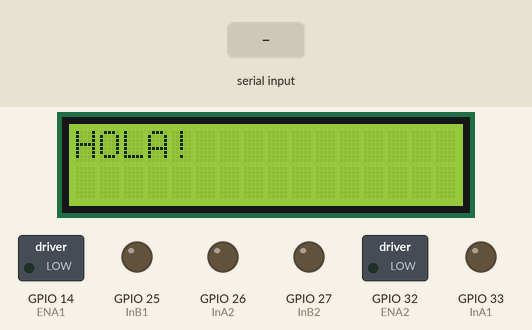
Recording of a sketch running on a simulated ESP32. On the bench: 16×2 character LCD, switched loads named in the sketch (green lamp = pin HIGH), output pins drawn as LEDs (lit = HIGH). Inputs (shaded band) come from the test bench. Nothing arrives over Bluetooth unless stated; what the sketch prints to the serial monitor is not drawn.

Above: at 1.2 s.
1.3 s: "1" received over the second serial link
At 2.0 s:
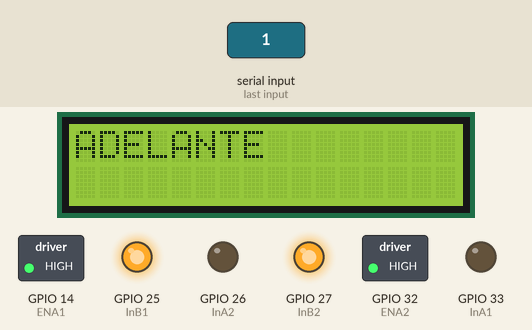
2.8 s: "3" received over the second serial link
At 4.0 s:
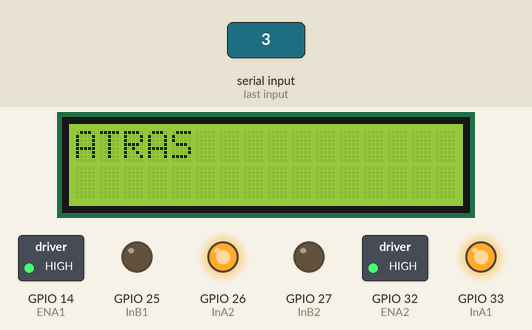
4.3 s: "2" received over the second serial link
At 5.4 s:
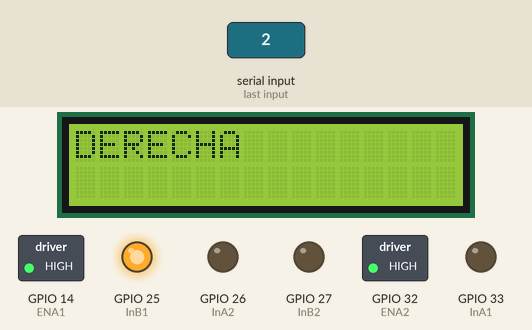
5.8 s: "4" received over the second serial link
At 6.6 s:
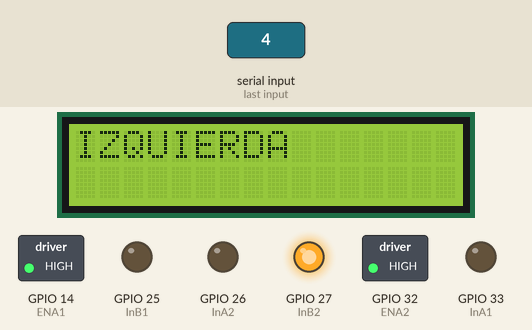
7.3 s: "0" received over the second serial link
At 7.8 s:
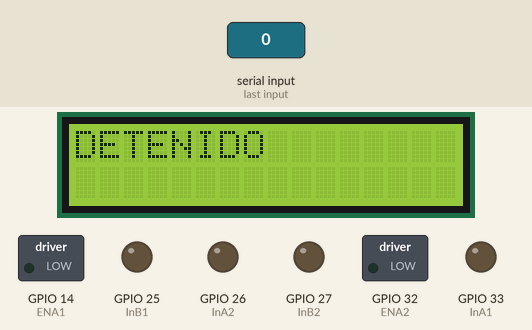
8.8 s: "5" received over the second serial link
At 10.1 s:
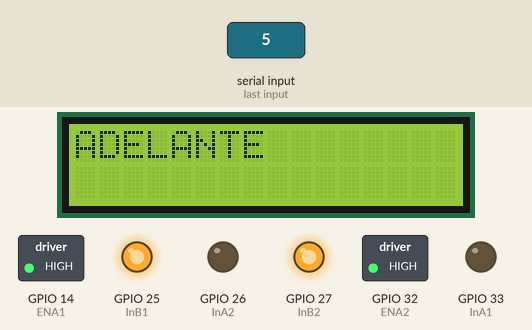
Timing chart, 0 to 11.3 s (numbered marks = the images above; inputs shaded):
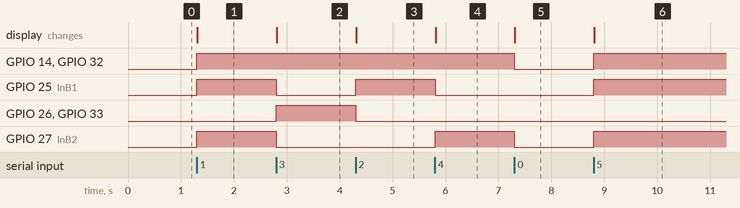

The sketch:

Proyecto-Movilidad.ino
```cpp
//Conexion Bluetooth
#include "BluetoothSerial.h"
// Pantalla LCD
#include <Wire.h> // Incluye la librería Wire, que permite la comunicación I2C
#include <LiquidCrystal_I2C.h> // Incluye la librería LiquidCrystal_I2C, que permite controlar pantallas LCD con interfaz I2C

LiquidCrystal_I2C lcd(0x27, 16, 2); // Crea un objeto lcd de la clase LiquidCrystal_I2C, con la dirección I2C 0x27 y especifica que la pantalla tiene 16 columnas y 2 filas


#if !defined(CONFIG_BT_ENABLED) || !defined(CONFIG_BLUEDROID_ENABLED)
#error Bluetooth is not enabled! Please run `make menuconfig` to and enable it
#endif

BluetoothSerial SerialBT; // Definimos la conexion Bluetooth
char comandoMov;
String comando;

//Puertos
#define ENA1 14
#define InB2 27 //MB
#define InA2 26 //MA
#define InB1 25 //MB
#define InA1 33 //MA
#define ENA2 32

void setup() {
  Serial.begin(115200);
  pinMode(ENA1, OUTPUT);
  pinMode(InA1, OUTPUT);
  pinMode(InB1, OUTPUT);
  pinMode(ENA2, OUTPUT);
  pinMode(InA2, OUTPUT);
  pinMode(InB2, OUTPUT);

  SerialBT.begin("PlacaMMP");
  lcd.init();   // Inicializa el LCD
  lcd.backlight();   // Enciende la retroiluminación del LCD
  lcd.setCursor(0,0);   // Establece la posición del cursor en la columna 0, fila 1
  lcd.print("HOLA!");
}
void loop() {
  if (SerialBT.available()) {
    comandoMov = SerialBT.read(); //Lectura del dispositivo Bt
    Serial.println(comandoMov);
    lcd.setCursor(0,0);

    //Los ifs incluyen dos condiciones ya que en el control remoto de BT hay dos opciones de keypad (cada una con números distintos)
    if(comandoMov=='1' || comandoMov=='5'){ //triangulo
      Serial.println("ADELANTE");
      adelante();
      lcd.clear(); // Limpia el contenido de la pantalla LCD
      lcd.print("ADELANTE"); // Imprime el primer nombre en la fila 0

    } else if(comandoMov=='3' || comandoMov=='6'){ //circulo
      Serial.println("ATRAS");
      atras();
      lcd.clear();
      lcd.print("ATRAS");

    } else if(comandoMov=='2' || comandoMov=='8'){ //tacha
      Serial.println("DERECHA");
      derecha();
      lcd.clear();
      lcd.print("DERECHA");

    } else if(comandoMov=='4' || comandoMov=='9' ){ //cuadrado
      Serial.println("IZQUIERDA");
      izquierda();
      lcd.clear();
      lcd.print("IZQUIERDA");

    } else if (comandoMov=='0' ) { //boton de start
      Serial.println("DETENIDO");
      detenido();
      lcd.clear();
      lcd.print("DETENIDO");
    }
    delay(20);
  }
}

//Metodos que mueven los motores del robot en una direccion en concreto
void adelante()
{
  digitalWrite(ENA1,HIGH);
  digitalWrite(InA1, LOW);
  digitalWrite(InB1, HIGH);

  digitalWrite(ENA2,HIGH);
  digitalWrite(InA2, LOW);
  digitalWrite(InB2, HIGH);
}

 void atras()
 {
   digitalWrite(ENA1,HIGH);
   digitalWrite(InA1, HIGH);
   digitalWrite(InB1, LOW);

   digitalWrite(ENA2,HIGH);
   digitalWrite(InA2, HIGH);
   digitalWrite(InB2, LOW);
 }

 void derecha(){
   digitalWrite(ENA1, HIGH);
   digitalWrite(InA1, LOW);
   digitalWrite(InB1, HIGH);

   digitalWrite(ENA2, HIGH);
   digitalWrite(InA2, LOW);
   digitalWrite(InB2, LOW);

 }

void izquierda()
{
  digitalWrite(ENA1, HIGH);
  digitalWrite(InA1, LOW);
  digitalWrite(InB1, LOW);

  digitalWrite(ENA2, HIGH);
  digitalWrite(InA2, LOW);
  digitalWrite(InB2, HIGH);

}

void detenido()
{
  digitalWrite(ENA1, LOW);
  digitalWrite(InA1, LOW);
  digitalWrite(InB1, LOW);

  digitalWrite(ENA2,LOW);
  digitalWrite(InA2, LOW);
  digitalWrite(InB2, LOW);

 }
```

Measured:
- after the input at 1.3 s, GPIO 14 (ENA1), GPIO 25 (InB1), GPIO 27 (InB2), GPIO 32 (ENA2): LOW → HIGH at once; the display: changes at once (image 1)
- after the input at 2.8 s, GPIO 25 (InB1), GPIO 27 (InB2): HIGH → LOW at once; GPIO 26 (InA2), GPIO 33 (InA1): LOW → HIGH at once; the display: changes at once (image 2)
- after the input at 4.3 s, GPIO 25 (InB1): LOW → HIGH at once; GPIO 26 (InA2), GPIO 33 (InA1): HIGH → LOW at once; the display: changes at once (image 3)
- after the input at 5.8 s, GPIO 25 (InB1): HIGH → LOW at once; GPIO 27 (InB2): LOW → HIGH at once; the display: changes at once (image 4)
- after the input at 7.3 s, GPIO 14 (ENA1), GPIO 27 (InB2), GPIO 32 (ENA2): HIGH → LOW at once; the display: changes at once (image 5)
- after the input at 8.8 s, GPIO 14 (ENA1), GPIO 25 (InB1), GPIO 27 (InB2), GPIO 32 (ENA2): LOW → HIGH at once; the display: changes at once (image 6)
